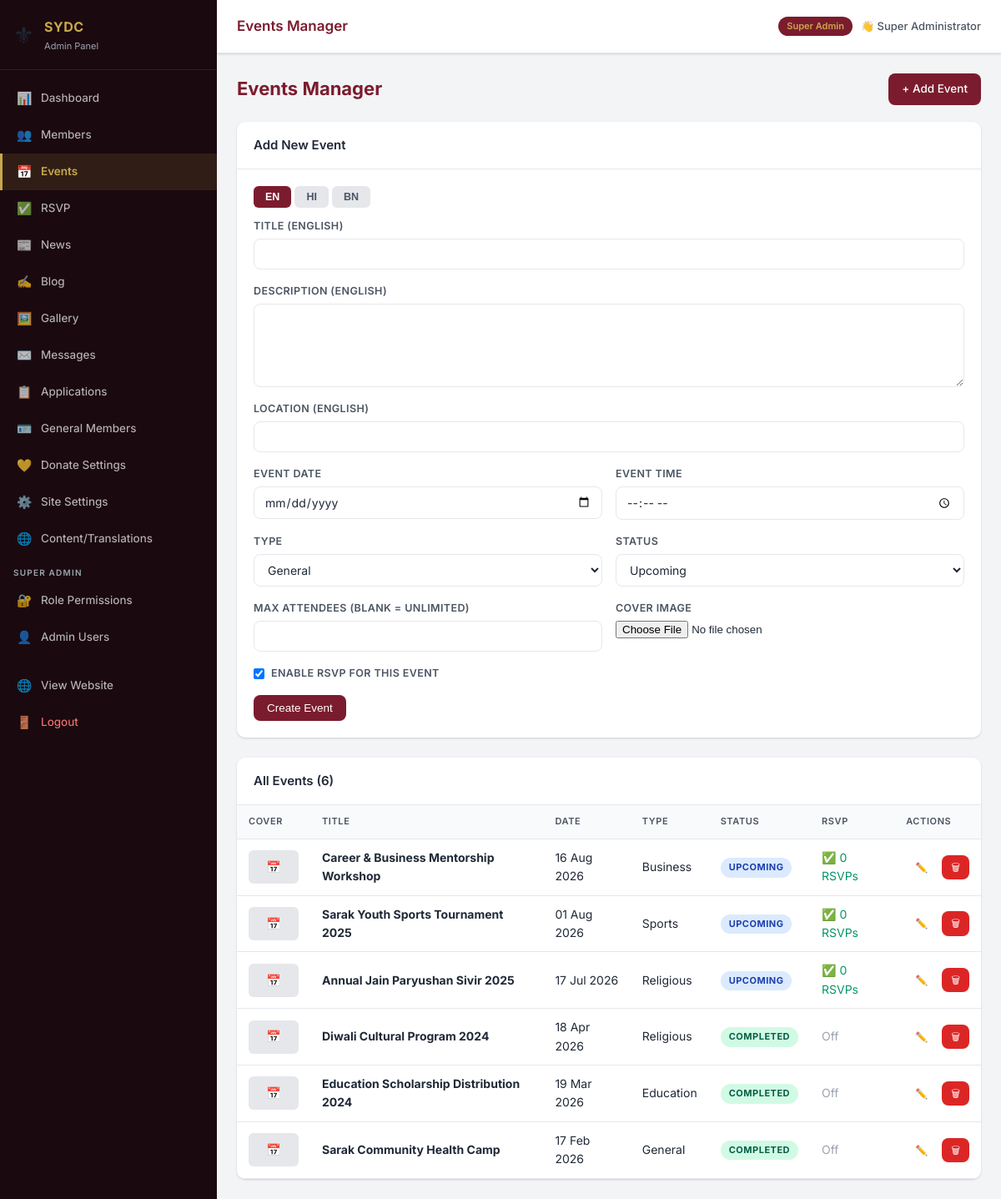
Page /admin/events.php (signed in) on the committed database.
### tables this page shows
CREATE TABLE IF NOT EXISTS `events` (
  `id`            INT UNSIGNED AUTO_INCREMENT PRIMARY KEY,
  `title_en`      VARCHAR(300) NOT NULL,
  `title_hi`      VARCHAR(300) NOT NULL,
  `title_bn`      VARCHAR(300) NOT NULL,
  `description_en` TEXT,
  `description_hi` TEXT,
  `description_bn` TEXT,
  `event_date`    DATE         NOT NULL,
  `event_time`    TIME         DEFAULT NULL,
  `location_en`   VARCHAR(300) DEFAULT NULL,
  `location_hi`   VARCHAR(300) DEFAULT NULL,
  `location_bn`   VARCHAR(300) DEFAULT NULL,
  `type`          ENUM('religious','sports','education','business','general') NOT NULL DEFAULT 'general',
  `cover_image`   VARCHAR(255) DEFAULT NULL,
  `status`        ENUM('upcoming','ongoing','completed','cancelled') NOT NULL DEFAULT 'upcoming',
  `rsvp_enabled`  TINYINT(1)   NOT NULL DEFAULT 1,
  `max_attendees` INT          DEFAULT NULL,
  `created_at`    TIMESTAMP    DEFAULT CURRENT_TIMESTAMP
);

### config/auth.php (called while the page is built, shortened)
<?php
function can(string $section, string $action = 'view'): bool {
    return !empty($_SESSION['permissions'][$section][$action]);
}
function is_super_admin(): bool {
    return ($_SESSION['role_key'] ?? '') === 'super_admin';
}
function admin_display_name(): string {
    return htmlspecialchars($_SESSION['admin_name'] ?? 'Admin');
}
function admin_role_label(): string {
    return htmlspecialchars($_SESSION['role_display'] ?? '');
}

### admin/events.php (the view, shortened to what this page needs)
<?php
require_once __DIR__ . '/../config/auth.php';
$pageTitle     = 'Events Manager';
$activeSection = 'events';
$db = getDB();
$editing = null;
try {
    $events = $db->query('SELECT e.*, (SELECT COUNT(*) FROM rsvp r WHERE r.event_id=e.id) AS rsvp_count FROM events e ORDER BY event_date DESC')->fetchAll();
} catch (PDOException $e) {
    $events = [];
    $err = 'Database error: ' . htmlspecialchars($e->getMessage());
}
require_once __DIR__ . '/includes/header.php';
?>
<div class="section-header">
  <h2>Events Manager</h2>
  <?php if (can('events','edit')): ?><a href="/admin/events.php" class="btn btn-primary">+ Add Event</a><?php endif; ?>
</div>
<?php if (can('events','edit')): ?>
<div class="card" style="margin-bottom:24px">
  <div class="card-header"><span class="card-title"><?= $editing ? 'Edit Event' : 'Add New Event' ?></span></div>
  <div class="card-body">
    <form method="POST" enctype="multipart/form-data">
      <div style="margin-bottom:16px">
        <div class="lang-tabs" data-group="evt">
          <button type="button" class="lang-tab active" data-lang="en" data-group="evt">EN</button>
          <button type="button" class="lang-tab" data-lang="hi" data-group="evt">HI</button>
          <button type="button" class="lang-tab" data-lang="bn" data-group="evt">BN</button>
        </div>
        <?php foreach(['en'=>'English','hi'=>'Hindi','bn'=>'Bengali'] as $lc=>$ln): ?>
        <div class="lang-panel <?=$lc==='en'?'active':''?>" data-lang="<?=$lc?>" data-group="evt">
          <div class="form-grid">
            <div class="form-group full">
              <label>Title (<?=$ln?>)</label>
              <input type="text" name="title_<?=$lc?>" value="<?= htmlspecialchars($editing["title_$lc"]??'') ?>" <?=$lc==='en'?'required':''?>>
            </div>
            <div class="form-group full">
              <label>Description (<?=$ln?>)</label>
              <textarea name="description_<?=$lc?>" rows="4"><?= htmlspecialchars($editing["description_$lc"]??'') ?></textarea>
            </div>
            <div class="form-group full">
              <label>Location (<?=$ln?>)</label>
              <input type="text" name="location_<?=$lc?>" value="<?= htmlspecialchars($editing["location_$lc"]??'') ?>">
            </div>
          </div>
        </div>
        <?php endforeach; ?>
      </div>
      <div class="form-grid">
        <div class="form-group"><label>Event Date</label><input type="date" name="event_date" value="<?= $editing['event_date']??'' ?>" required></div>
        <div class="form-group"><label>Event Time</label><input type="time" name="event_time" value="<?= $editing['event_time']??'' ?>"></div>
        <div class="form-group">
          <label>Type</label>
          <select name="type">
            <?php foreach(['religious','sports','education','business','general'] as $t): ?>
              <option value="<?=$t?>" <?= ($editing['type']??'general')===$t?'selected':'' ?>><?= ucfirst($t) ?></option>
            <?php endforeach; ?>
          </select>
        </div>
        <div class="form-group">
          <label>Status</label>
          <select name="status">
            <?php foreach(['upcoming','ongoing','completed','cancelled'] as $s): ?>
              <option value="<?=$s?>" <?= ($editing['status']??'upcoming')===$s?'selected':'' ?>><?= ucfirst($s) ?></option>
            <?php endforeach; ?>
          </select>
        </div>
        <div class="form-group">
          <label>Max Attendees (blank = unlimited)</label>
          <input type="number" name="max_attendees" value="<?= $editing['max_attendees']??'' ?>" min="1">
        </div>
        <div class="form-group">
          <label>Cover Image</label>
          <input type="file" name="cover_image" accept="image/*" data-preview="cover-preview">
        </div>
        <div class="form-group" style="align-self:flex-end">
          <label style="display:flex;align-items:center;gap:8px;cursor:pointer">
            <input type="checkbox" name="rsvp_enabled" value="1" <?= ($editing['rsvp_enabled']??1)?'checked':'' ?>>
            Enable RSVP for this event
          </label>
        </div>
      </div>
      <div style="margin-top:16px;display:flex;gap:10px">
        <button type="submit" class="btn btn-primary"><?= $editing ? 'Update Event' : 'Create Event' ?></button>
      </div>
    </form>
  </div>
</div>
<?php endif; ?>
<div class="card">
  <div class="card-header"><span class="card-title">All Events (<?= count($events) ?>)</span></div>
  <div class="table-wrap">
    <table>
      <thead><tr><th>Cover</th><th>Title</th><th>Date</th><th>Type</th><th>Status</th><th>RSVP</th><th>Actions</th></tr></thead>
      <tbody>
        <?php foreach ($events as $ev): ?>
        <tr>
          <td><?php if($ev['cover_image']): ?><img src="/<?= htmlspecialchars($ev['cover_image']) ?>" style="width:60px;height:40px;object-fit:cover;border-radius:6px"><?php else: ?><div style="width:60px;height:40px;background:var(--gray-200);border-radius:6px;display:flex;align-items:center;justify-content:center">📅</div><?php endif; ?></td>
          <td><strong><?= htmlspecialchars($ev['title_en']) ?></strong></td>
          <td><?= date('d M Y', strtotime($ev['event_date'])) ?></td>
          <td><?= ucfirst($ev['type']) ?></td>
          <td><span class="status-badge status-<?= $ev['status'] ?>"><?= ucfirst($ev['status']) ?></span></td>
          <td><?= $ev['rsvp_enabled'] ? '<span style="color:var(--success)">✅ ' . $ev['rsvp_count'] . ' RSVPs</span>' : '<span style="color:var(--gray-400)">Off</span>' ?></td>
          <td>
            <div class="td-actions">
              <?php if(can('events','edit')): ?><a href="/admin/events.php?edit=<?=$ev['id']?>" class="btn btn-sm btn-outline">✏️</a><?php endif; ?>
              <?php if(can('events','delete')): ?><a href="/admin/events.php?delete=<?=$ev['id']?>" class="btn btn-sm btn-danger" data-confirm="Delete this event?">🗑</a><?php endif; ?>
            </div>
          </td>
        </tr>
        <?php endforeach; ?>
      </tbody>
    </table>
  </div>
</div>
<?php require_once __DIR__ . '/includes/footer.php'; ?>

### admin/includes/header.php (shortened to what this page needs)
<!DOCTYPE html>
<html lang="en">
<head>
<link rel="stylesheet" href="/admin/assets/css/admin.css">
</head>
<body>
<aside class="sidebar" id="sidebar">
  <div class="sidebar-brand">
    <div class="brand-logo">
      <span class="brand-icon">⚜</span>
      <div>
        <div class="brand-name">SYDC</div>
        <div class="brand-sub">Admin Panel</div>
      </div>
    </div>
  </div>
  <nav class="sidebar-nav">
    <a href="/admin/index.php"              class="nav-item <?= $activeSection==='dashboard'         ?'active':'' ?>"><span class="ni">📊</span> Dashboard</a>
    <?php if(can('members','view')): ?>
    <a href="/admin/members.php"            class="nav-item <?= $activeSection==='members'           ?'active':'' ?>"><span class="ni">👥</span> Members</a>
    <?php endif; ?>
    <?php if(can('events','view')): ?>
    <a href="/admin/events.php"             class="nav-item <?= $activeSection==='events'            ?'active':'' ?>"><span class="ni">📅</span> Events</a>
    <?php endif; ?>
    <?php if(can('rsvp','view')): ?>
    <a href="/admin/rsvp.php"               class="nav-item <?= $activeSection==='rsvp'              ?'active':'' ?>"><span class="ni">✅</span> RSVP</a>
    <?php endif; ?>
    <?php if(can('news','view')): ?>
    <a href="/admin/news.php"               class="nav-item <?= $activeSection==='news'              ?'active':'' ?>"><span class="ni">📰</span> News</a>
    <a href="/admin/blog.php"               class="nav-item <?= $activeSection==='blog'              ?'active':'' ?>"><span class="ni">✍️</span> Blog</a>
    <?php endif; ?>
    <?php if(can('gallery','view')): ?>
    <a href="/admin/gallery.php"            class="nav-item <?= $activeSection==='gallery'           ?'active':'' ?>"><span class="ni">🖼️</span> Gallery</a>
    <?php endif; ?>
    <?php if(can('messages','view')): ?>
    <a href="/admin/messages.php"           class="nav-item <?= $activeSection==='messages'          ?'active':'' ?>">
      <span class="ni">✉️</span> Messages
    </a>
    <?php endif; ?>
    <?php if(can('applications','view')): ?>
    <a href="/admin/applications.php"       class="nav-item <?= $activeSection==='applications'      ?'active':'' ?>">
      <span class="ni">📋</span> Applications
    </a>
    <?php endif; ?>
    <?php if(can('applications','view')): ?>
    <a href="/admin/general-members.php"    class="nav-item <?= $activeSection==='general_members'   ?'active':'' ?>"><span class="ni">🪪</span> General Members</a>
    <?php endif; ?>
    <?php if(can('donate','view')): ?>
    <a href="/admin/donate.php"             class="nav-item <?= $activeSection==='donate'            ?'active':'' ?>"><span class="ni">💛</span> Donate Settings</a>
    <?php endif; ?>
    <?php if(can('settings','view')): ?>
    <a href="/admin/settings.php"           class="nav-item <?= $activeSection==='settings'          ?'active':'' ?>"><span class="ni">⚙️</span> Site Settings</a>
    <?php endif; ?>
    <?php if(can('content','view')): ?>
    <a href="/admin/content.php"            class="nav-item <?= $activeSection==='content'           ?'active':'' ?>"><span class="ni">🌐</span> Content/Translations</a>
    <?php endif; ?>
    <?php if(is_super_admin()): ?>
    <div class="nav-divider">Super Admin</div>
    <a href="/admin/role-permissions.php"   class="nav-item <?= $activeSection==='role_permissions'  ?'active':'' ?>"><span class="ni">🔐</span> Role Permissions</a>
    <a href="/admin/admin-users.php"        class="nav-item <?= $activeSection==='admin_users'       ?'active':'' ?>"><span class="ni">👤</span> Admin Users</a>
    <?php endif; ?>
    <div class="nav-divider"></div>
    <a href="/" target="_blank" class="nav-item"><span class="ni">🌐</span> View Website</a>
    <a href="/admin/logout.php" class="nav-item nav-logout"><span class="ni">🚪</span> Logout</a>
  </nav>
</aside>
<div class="main-wrapper">
  <header class="topbar">
    <div class="topbar-title"><?= htmlspecialchars($pageTitle) ?></div>
    <div class="topbar-user">
      <span class="user-role"><?= admin_role_label() ?></span>
      <span class="user-name">👋 <?= admin_display_name() ?></span>
    </div>
  </header>
  <main class="page-content">

### admin/includes/footer.php (shortened to what this page needs)
  </main>
</div>
</body>
</html>

### rows in the picture
events: title_en "Career & Business Mentorship Workshop", event_date "16 Aug 2026", type "Business", status "UPCOMING", rsvp_count "0"
events: title_en "Sarak Youth Sports Tournament 2025", event_date "01 Aug 2026", type "Sports", status "UPCOMING", rsvp_count "0"
events: title_en "Annual Jain Paryushan Sivir 2025", event_date "17 Jul 2026", type "Religious", status "UPCOMING", rsvp_count "0"
events: title_en "Diwali Cultural Program 2024", event_date "18 Apr 2026", type "Religious", status "COMPLETED", rsvp_enabled "Off"
events: title_en "Education Scholarship Distribution 2024", event_date "19 Mar 2026", type "Education", status "COMPLETED", rsvp_enabled "Off"
events: title_en "Sarak Community Health Camp", event_date "17 Feb 2026", type "General", status "COMPLETED", rsvp_enabled "Off"

### other values in the picture
$pageTitle "Events Manager"
admin_role_label() "Super Admin"
admin_display_name() "Super Administrator"
$ln "ENGLISH"
count($events) "6"
form field type "General"
form field status "Upcoming"
